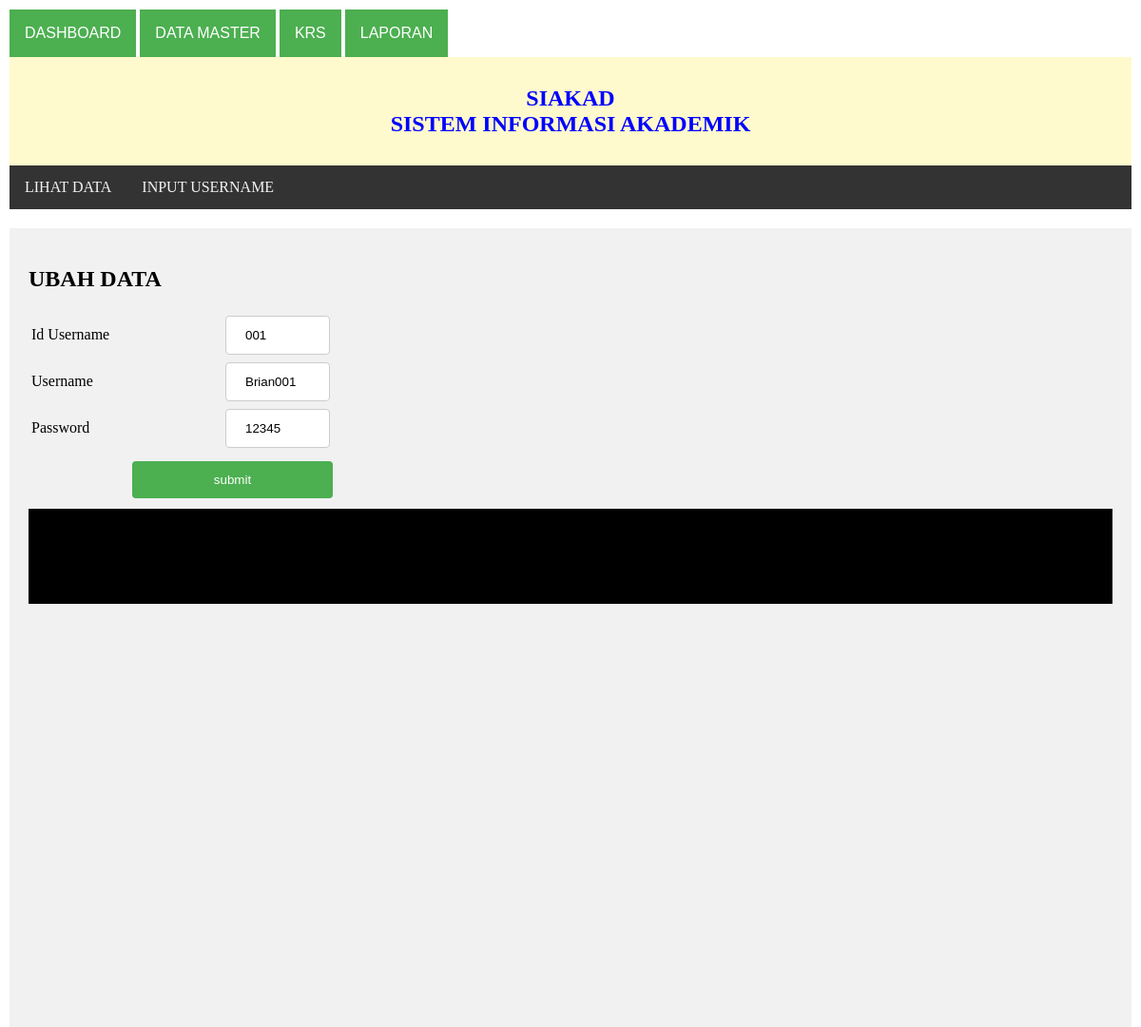
Page /formedituser.php?iduser=001 on the committed database.
### tables this page shows
CREATE TABLE `username` (
  `idUsername` varchar(100) NOT NULL,
  `username` varchar(100) NOT NULL,
  `password` varchar(100) NOT NULL
);

### formedituser.php (the view, shortened to what this page needs)
<!DOCTYPE html>
<html>
<head>
</head>
<body>
<a href="INDEX.html"><button class="dropbtn">DASHBOARD</button></a>
    <div class="dropdown">
      <button class="dropbtn">DATA MASTER</button>
    </div>
    <button class="dropbtn">KRS</button>
    <button class="dropbtn">LAPORAN</button>
  <div class="header">
    <font face="verdana" size="5" color="blue">
      <b>SIAKAD <br>SISTEM INFORMASI AKADEMIK</b>
    </font>
  </div>
  <div class="topnav">
    <a href="tampil_username.php">LIHAT DATA</a>
    <a href="input_mahasiwa.php">INPUT USERNAME</a>
  </div>
  <div class="leftcolumn">
    <div class="card">
        <div>
            <h2>UBAH DATA</h2>
            <?php
    include 'koneksi.php';
    $idEdit = $_GET['iduser'];
    $dataEdit = mysqli_query($kon, "select * from username where idUsername= '$idEdit'");
    while($tampil = mysqli_fetch_array($dataEdit)){
?>
      <form action="edituser.php" method="post" name="inputMhs">
        <table border="0">
        <tr><td width ="200">Id Username </td>
        <td><input type="text" name="idUsername" value="<?php echo $tampil['idUsername']?>"readonly></td>
        </tr>
        <tr><td>Username</td>
          <td><input type="text" name="username" value="<?php echo $tampil['username']?>"></td>
          </tr>
          <tr><td>Password</td>
          <td><input type="text" name="password" value="<?php echo $tampil['password']?>"></td>
          </tr>
            <?php } ?>
          <tr align="center"><td colspan="2"><input type="submit" value="submit" value="SIMPAN" name="input"></td>
          </tr>
        </table>
       </form>
  </div>
  <div class="footer">
  </div>
</body>
</html>

### formedituser.php (style rules this page uses)
body { margin: 10px; }
.header { background-color: lemonchiffon; padding: 30px; text-align: center; }
.topnav { overflow: hidden; background-color: #333; }
.topnav a { float: left; display: block; color: #f2f2f2; text-align: center; padding: 14px 16px; text-decoration: none; }
.leftcolumn { float: center; width: 100%; height: 800px; }
.card { background-color: #f1f1f1; padding: 20px; margin-top: 20px; height: 100%; }
input[type=text], select { width: 50%; padding: 12px 20px; margin: 2px 0; display: inline-block; border: 1px solid #ccc; border-radius: 4px; box-sizing: border-box; }
input[type=submit] { width: 50%; background-color: #4CAF50; color: white; padding: 12px 20px; margin: 8px 0; border: none; border-radius: 4px; cursor: pointer; }
.footer { background-color: rgb(0, 0, 0); padding: 50px; text-align: center; }
.dropbtn { background-color: #4CAF50; color: white; padding: 16px; font-size: 16px; border: none; cursor: pointer; }
.dropdown { position: relative; display: inline-block; }

### rows in the picture
username: idUsername "001", username "Brian001", password "12345"
